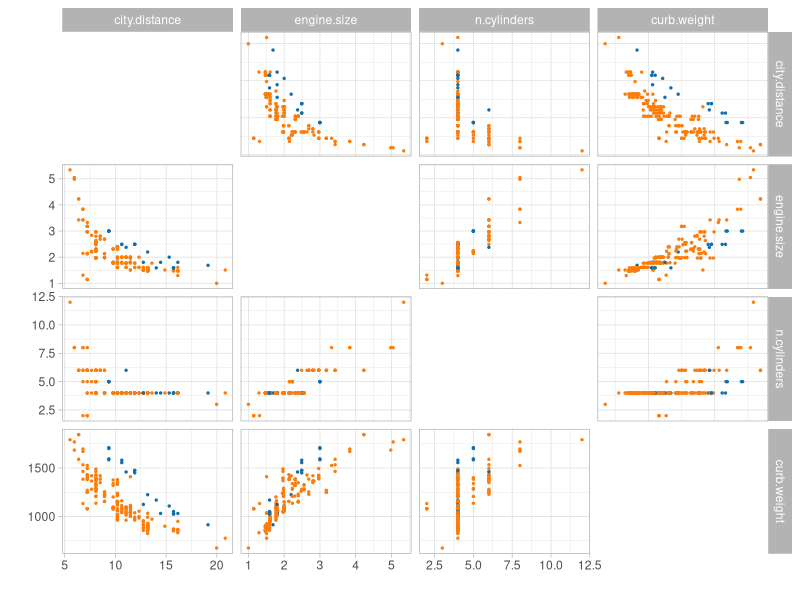
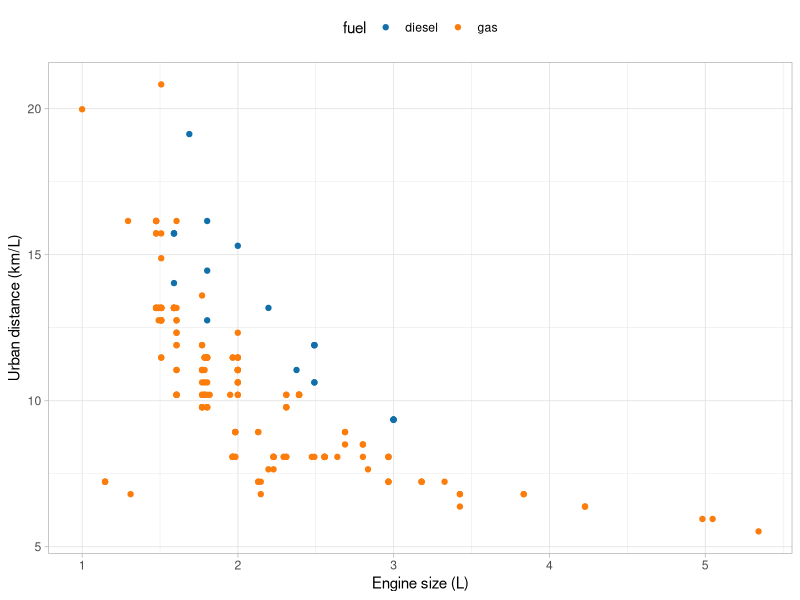
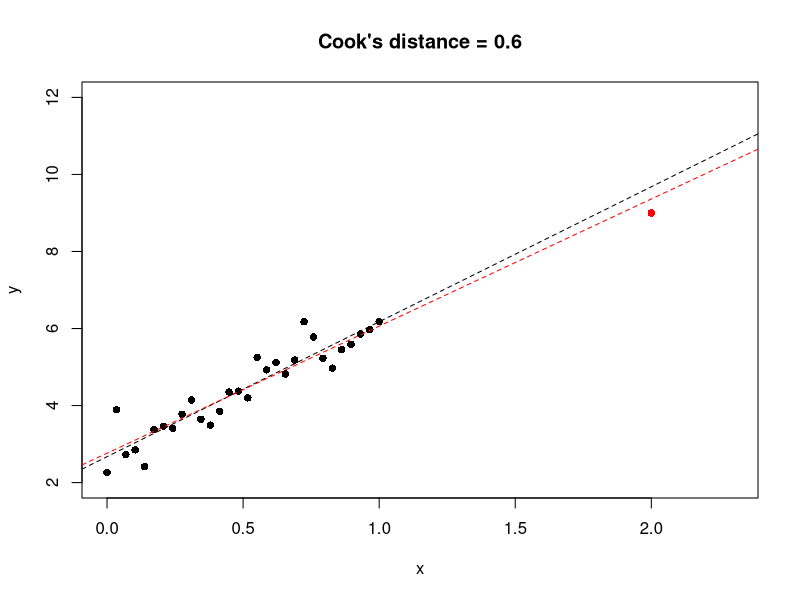
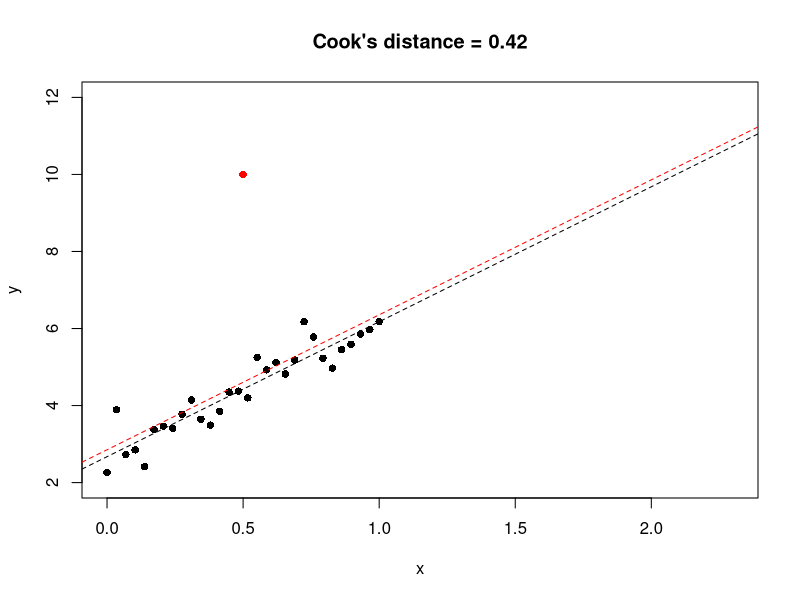
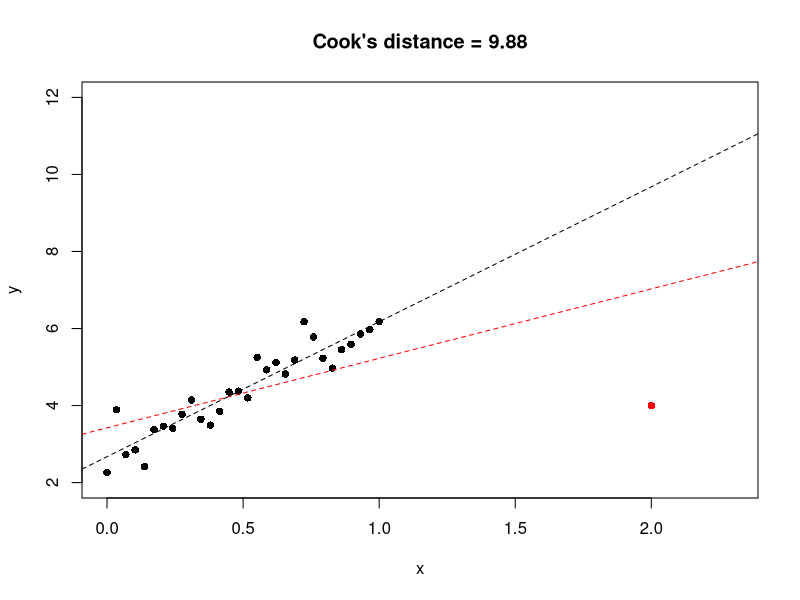
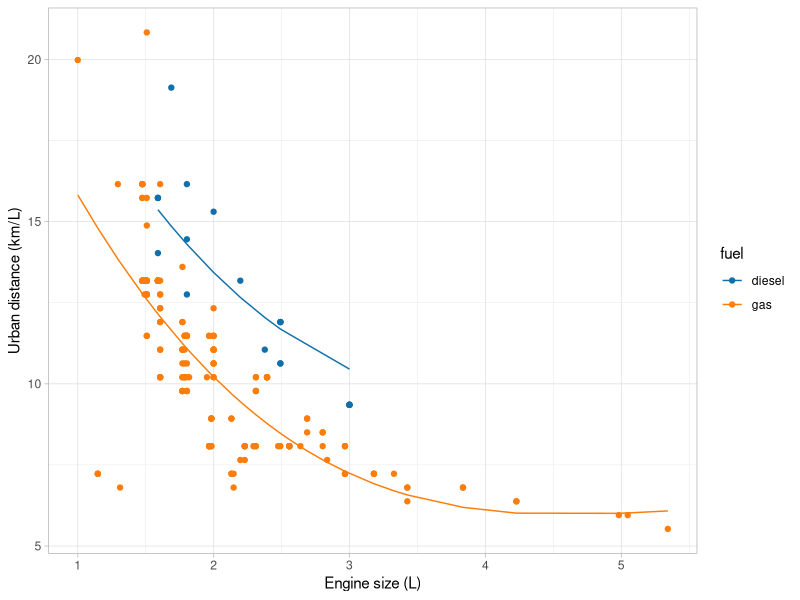
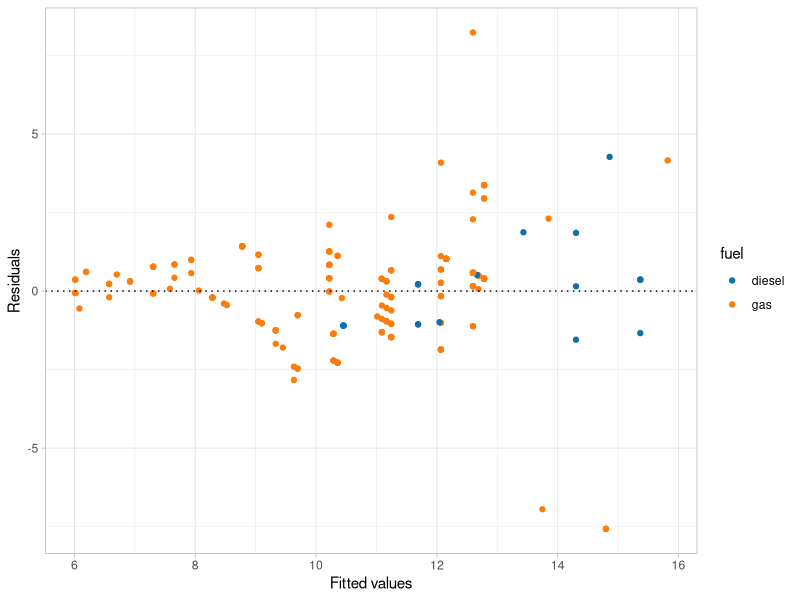
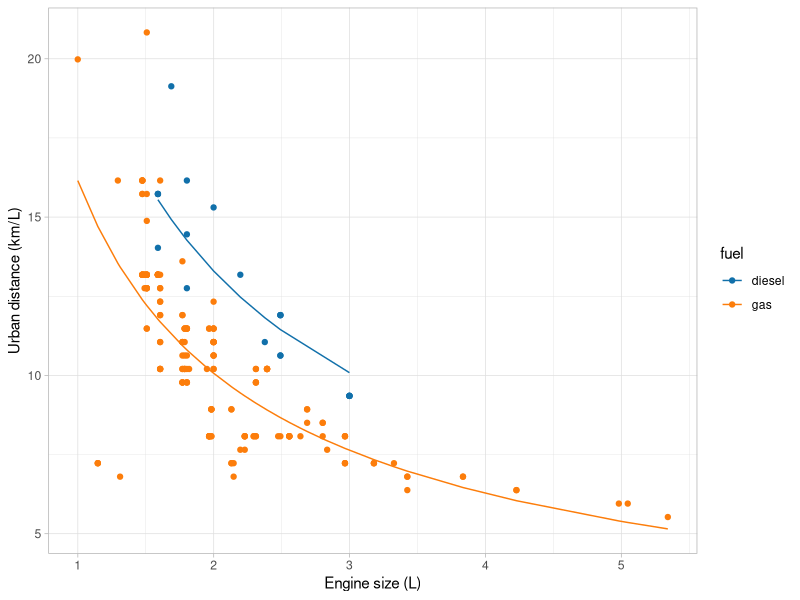

Generate these figures, in order, with R: (Note: this script raises an error after producing the figures.)
library(tidyverse)
library(broom)
library(knitr)
library(ggplot2)
library(GGally)
library(ggthemes)

rm(list = ls())
# The dataset can also be downloaded here: https://tommasorigon.github.io/datamining/data/auto.txt
auto <- read.table("../data/auto.txt", header = TRUE) %>% select(city.distance, engine.size, n.cylinders, curb.weight, fuel)

p0 <- ggpairs(auto,
  columns = 1:4, aes(colour = fuel),
  lower = list(continuous = wrap("points", size = 0.5)),
  upper = list(continuous = wrap("points", size = 0.5)),
  diag = "blank"
) +
  theme_light() +
  scale_color_tableau(palette = "Color Blind") +
  xlab("") +
  ylab("")
p0

ggplot(data = auto, aes(x = engine.size, y = city.distance, col = fuel)) +
  geom_point() +
  theme_light() +
  scale_color_tableau(palette = "Color Blind") +
  theme(legend.position = "top") +
  xlab("Engine size (L)") +
  ylab("Urban distance (km/L)")

x <- seq(0, 1, length = 30)
set.seed(12)
y <- 3 + 3 * x + rnorm(30, 0, 0.5)

dcook <- cooks.distance(lm(c(y, 3 + 3 * 2) ~ c(x, 2)))
plot(x, y, xlim = c(0, 2.3), ylim = c(2, 12), pch = 16, main = "Cook's distance = 0.6")
abline(lm(y ~ x), lty = "dashed")
abline(lm(c(y, 3 + 3 * 2) ~ c(x, 2)), lty = "dashed", col = "red")
points(2, 3 + 3 * 2, col = "red", pch = 16)

dcook <- cooks.distance(lm(c(y, 10) ~ c(x, mean(x))))
plot(x, y, xlim = c(0, 2.3), ylim = c(2, 12), pch = 16, main = "Cook's distance = 0.42")
abline(lm(y ~ x), lty = "dashed")
abline(lm(c(y, 10) ~ c(x, mean(x))), lty = "dashed", col = "red")
points(mean(x), 10, col = "red", pch = 16)

dcook <- cooks.distance(lm(c(y, 4) ~ c(x, 2)))
plot(x, y, xlim = c(0, 2.3), ylim = c(2, 12), pch = 16, main = "Cook's distance = 9.88")
abline(lm(y ~ x), lty = "dashed")
abline(lm(c(y, 4) ~ c(x, 2)), lty = "dashed", col = "red")
points(2, 4, col = "red", pch = 16)

m1 <- lm(city.distance ~ engine.size + I(engine.size^2) + I(engine.size^3) + fuel, data = auto)
# kable(tidy(m1, conf.int = FALSE), digits = 3)

kable(glance(m1)[c(1, 3, 10)])

augmented_m1 <- augment(m1)
ggplot(data = augmented_m1, aes(x = engine.size, y = city.distance, col = fuel)) +
  geom_point() +
  geom_line(aes(y = .fitted)) +
  theme_light() +
  theme(legend.position = "right") +
  scale_color_tableau(palette = "Color Blind") +
  xlab("Engine size (L)") +
  ylab("Urban distance (km/L)")

ggplot(data = augmented_m1, aes(x = .fitted, y = .resid, col = fuel)) +
  geom_point() +
  geom_hline(aes(yintercept = 0), linetype = "dotted") +
  theme_light() +
  theme(legend.position = "right") +
  scale_color_tableau(palette = "Color Blind") +
  xlab("Fitted values") +
  ylab("Residuals")

m2 <- lm(log(city.distance) ~ I(log(engine.size)) + fuel, data = auto)
kable(tidy(m2, conf.int = FALSE), digits = 3)

augmented_m2 <- augment(m2, data = auto)
ggplot(data = augmented_m2, aes(x = engine.size, y = city.distance, col = fuel)) +
  geom_point() +
  geom_line(aes(y = exp(.fitted))) +
  theme_light() +
  theme(legend.position = "right") +
  scale_color_tableau(palette = "Color Blind") +
  xlab("Engine size (L)") +
  ylab("Urban distance (km/L)")

ggplot(data = augmented_m2, aes(x = .fitted, y = .resid, col = fuel)) +
  geom_point() +
  geom_hline(aes(yintercept = 0), linetype = "dotted") +
  theme_light() +
  theme(legend.position = "right") +
  scale_color_tableau(palette = "Color Blind") +
  xlab("Fitted values") +
  ylab("Residuals")

r.squared.original <- 1 - sum(mean((auto$city.distance - exp(predict(m2)))^2)) / sum(mean((auto$city.distance - mean(auto$city.distance))^2))
kable(data.frame(r.squared.original = r.squared.original, glance(m2)[c(1, 3, 10)]))

auto$cylinders2 <- factor(auto$n.cylinders == 2)
m3 <- lm(log(city.distance) ~ I(log(engine.size)) + I(log(curb.weight)) + fuel + cylinders2, data = auto)
kable(tidy(m3, conf.int = FALSE), digits = 3)

augmented_m3 <- augment(m3, data = auto)
ggplot(data = augmented_m3, aes(x = .fitted, y = .resid, col = fuel)) +
  geom_point() +
  geom_hline(aes(yintercept = 0), linetype = "dotted") +
  theme_light() +
  theme(legend.position = "right") +
  scale_color_tableau(palette = "Color Blind") +
  xlab("Fitted values") +
  ylab("Residuals")

r.squared.original <- 1 - sum(mean((auto$city.distance - exp(predict(m3)))^2)) / sum(mean((auto$city.distance - mean(auto$city.distance))^2))
kable(data.frame(r.squared.original = r.squared.original, glance(m3)[c(1, 3, 10)]))

m_box <- lm(city.distance ~ engine.size + curb.weight + fuel + cylinders2, data = auto)
MASS::boxcox(m_box)

m_box <- lm(I(1 / city.distance) ~ engine.size + curb.weight + fuel + cylinders2, data = auto)

augmented_m_box <- augment(m_box, data = auto)
ggplot(data = augmented_m_box, aes(x = .fitted, y = .resid, col = fuel)) +
  geom_point() +
  geom_hline(aes(yintercept = 0), linetype = "dotted") +
  theme_light() +
  theme(legend.position = "right") +
  scale_color_tableau(palette = "Color Blind") +
  xlab("Fitted values") +
  ylab("Residuals")
